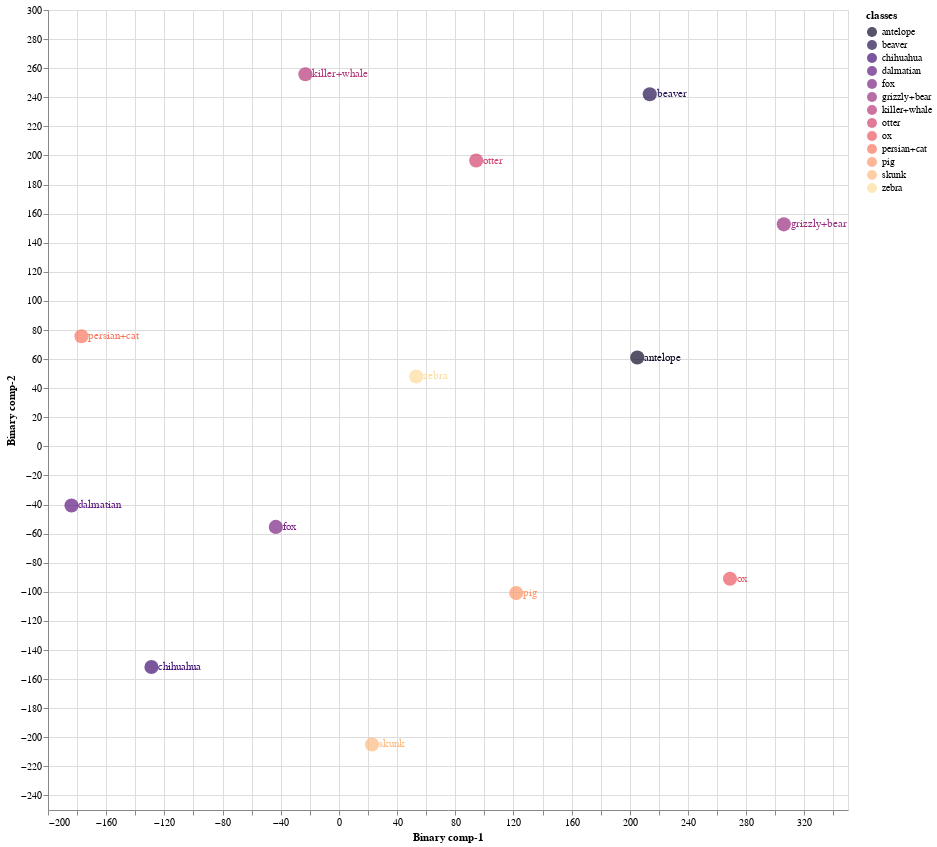
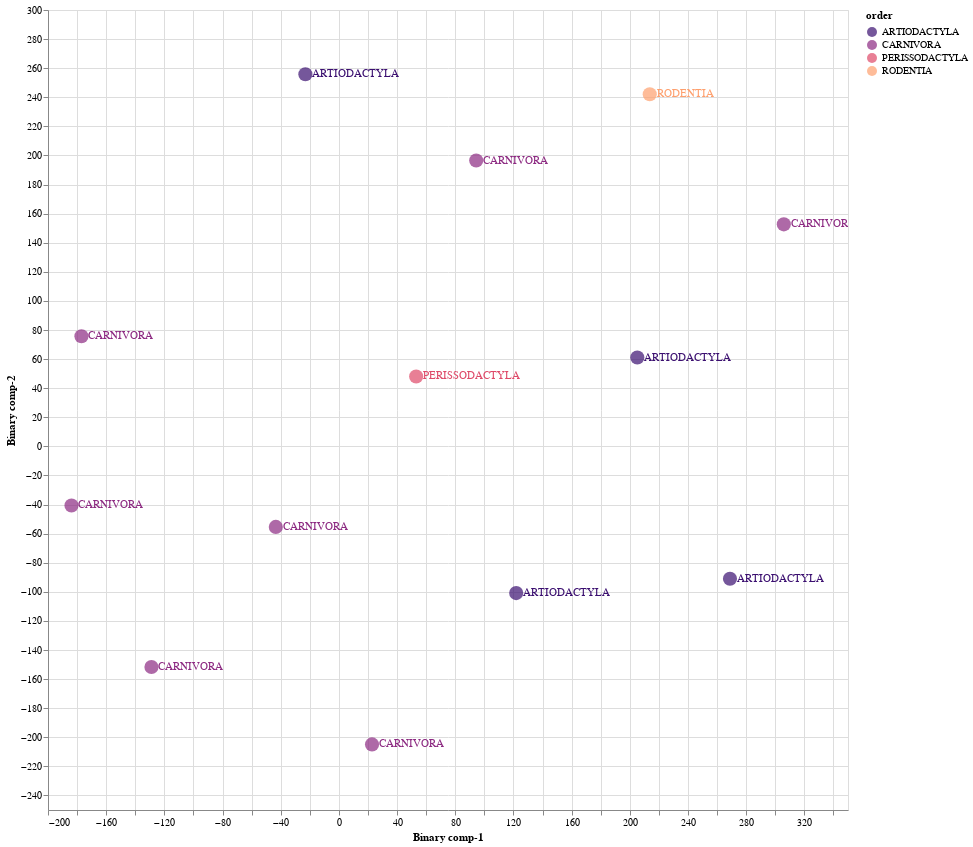

The code cell stored with these charts, in order, in its notebook:
### Markdown cell above
### 8.2 Train Validation Split 02

### Code cell
Train02 = CZSL(mode = "Train", 
               split = 2, 
               DNN = ProjectionNetwork1, 
               epochs = 40, 
               bs = 8, 
               numunits = 1024, 
               lr = 0.1, 
               optimiser = nn.Sigmoid(), 
               dropout = 0.2, 
               mom = 0, 
               wd = 0,  
               device = 'cuda', 
               checkpoint = CP2, 
               pred_type = 'Probabilistic', 
               dist_type = 'cosine')

#mode
#1. "Train" - Use Train Val split
#2. "Test" - For Unseen Test Data

#split
# 1 -Train/Val Split 1
# 2 -Train/Val Split 2
# 3 -Train/Val Split 3

#pred_type
#1. "Probabilistic" - continous real numbers giving probability for prdiction to be 1
#2. "Deterministic" - 1 or 0 prediction values

#dist_type
#1. euclidean
#2. cosine
#3. hamming
#4. jaccard

### Figure 1 — Vega-Lite specification as saved in the notebook (floating-point values rounded to 4 significant figures)
{"config": {"view": {"continuousWidth": 400, "continuousHeight": 300}}, "layer": [{"mark": {"type": "circle", "size": 200}, "encoding": {"color": {"field": "classes", "scale": {"scheme": "Magma"}, "type": "nominal"}, "x": {"field": "Binary comp-1", "type": "quantitative"}, "y": {"field": "Binary comp-2", "type": "quantitative"}}, "height": 800, "selection": {"selector013": {"type": "interval", "bind": "scales", "encodings": ["x", "y"]}}, "width": 800}, {"mark": {"type": "text", "align": "left", "baseline": "middle", "dx": 7}, "encoding": {"color": {"field": "classes", "scale": {"scheme": "Magma"}, "type": "nominal"}, "text": {"field": "classes", "type": "nominal"}, "x": {"field": "Binary comp-1", "type": "quantitative"}, "y": {"field": "Binary comp-2", "type": "quantitative"}}, "height": 800, "width": 800}], "data": {"name": "data-c117572438d9e8477c208168915a2f8a"}, "$schema": "https://vega.github.io/schema/vega-lite/v4.17.0.json", "datasets": {"data-c117572438d9e8477c208168915a2f8a": [{"Binary comp-1": 205.1, "Binary comp-2": 61.07, "classes": "antelope", "sciName": "Antilope_cervicapra", "animal_label": 1, "animal_class": "antelope", "mainCommonName": "Blackbuck", "otherCommonNames": "Indian Antelope", "class": "Mammalia", "infraclass": "Placentalia", "magnorder": "Boreoeutheria", "superorder": "Laurasiatheria", "order": "ARTIODACTYLA", "suborder": "RUMINANTIA", "infraorder": "PECORA", "parvorder": null, "superfamily": null, "family": "BOVIDAE", "subfamily": "ANTILOPINAE", "tribe": "ANTILOPINI", "genus": "Antilope"}, {"Binary comp-1": 305.9, "Binary comp-2": 152.6, "classes": "grizzly+bear", "sciName": "Ursus_arctos", "animal_label": 2, "animal_class": "grizzly+bear", "mainCommonName": "Brown Bear", "otherCommonNames": "Grizzly Bear|Kodiak Bear", "class": "Mammalia", "infraclass": "Placentalia", "magnorder": "Boreoeutheria", "superorder": "Laurasiatheria", "order": "CARNIVORA", "suborder": "CANIFORMIA", "infraorder": "ARCTOIDEA", "parvorder": null, "superfamily": "URSOIDEA", "family": "URSIDAE", "subfamily": "URSINAE", "tribe": null, "genus": "Ursus"}, {"Binary comp-1": -23.04, "Binary comp-2": 255.8, "classes": "killer+whale", "sciName": "Orcinus_orca", "animal_label": 3, "animal_class": "killer+whale", "mainCommonName": "Killer Whale", "otherCommonNames": "Orca", "class": "Mammalia", "infraclass": "Placentalia", "magnorder": "Boreoeutheria", "superorder": "Laurasiatheria", "order": "ARTIODACTYLA", "suborder": "WHIPPOMORPHA", "infraorder": "CETACEA", "parvorder": "ODONTOCETI", "superfamily": "DELPHINOIDEA", "family": "DELPHINIDAE", "subfamily": "INCERTAE SEDIS", "tribe": null, "genus": "Orcinus"}, {"Binary comp-1": 213.7, "Binary comp-2": 242.1, "classes": "beaver", "sciName": "Aplodontia_rufa", "animal_label": 4, "animal_class": "beaver", "mainCommonName": "Mountain Beaver", "otherCommonNames": "Boomer|Sewellel|Point Arena Mountain Beaver|Point Reyes Mountain Beaver", "class": "Mammalia", "infraclass": "Placentalia", "magnorder": "Boreoeutheria", "superorder": "Euarchontoglires", "order": "RODENTIA", "suborder": "SCIUROMORPHA", "infraorder": null, "parvorder": null, "superfamily": null, "family": "APLODONTIIDAE", "subfamily": null, "tribe": null, "genus": "Aplodontia"}, {"Binary comp-1": -183.8, "Binary comp-2": -40.65, "classes": "dalmatian", "sciName": "Canis_familiaris", "animal_label": 5, "animal_class": "dalmatian", "mainCommonName": "Domestic Dog", "otherCommonNames": "Dog|Dingo|Feral Dog|New Guinea Singing Dog|Village Dog", "class": "Mammalia", "infraclass": "Placentalia", "magnorder": "Boreoeutheria", "superorder": "Laurasiatheria", "order": "CARNIVORA", "suborder": "CANIFORMIA", "infraorder": "CANOIDEA", "parvorder": null, "superfamily": null, "family": "CANIDAE", "subfamily": null, "tribe": null, "genus": "Canis"}, {"Binary comp-1": -177.0, "Binary comp-2": 75.7, "classes": "persian+cat", "sciName": "Felis_catus", "animal_label": 6, "animal_class": "persian+cat", "mainCommonName": "Domestic Cat", "otherCommonNames": "Cat", "class": "Mammalia", "infraclass": "Placentalia", "magnorder": "Boreoeutheria", "superorder": "Laurasiatheria", "order": "CARNIVORA", "suborder": "FELIFORMIA", "infraorder": "FELOIDEA", "parvorder": null, "superfamily": null, "family": "FELIDAE", "subfamily": "FELINAE", "tribe": null, "genus": "Felis"}, {"Binary comp-1": 22.76, "Binary comp-2": -204.9, "classes": "skunk", "sciName": "Spilogale_putorius", "animal_label": 11, "animal_class": "skunk", "mainCommonName": "Alleghanian Spotted Skunk", "otherCommonNames": "Eastern Spotted Skunk", "class": "Mammalia", "infraclass": "Placentalia", "magnorder": "Boreoeutheria", "superorder": "Laurasiatheria", "order": "CARNIVORA", "suborder": "CANIFORMIA", "infraorder": "ARCTOIDEA", "parvorder": null, "superfamily": "MUSTELOIDEA", "family": "MEPHITIDAE", "subfamily": "MEPHITINAE", "tribe": null, "genus": "Spilogale"}, {"Binary comp-1": 268.9, "Binary comp-2": -91.02, "classes": "ox", "sciName": "Bos_sauveli", "animal_label": 21, "animal_class": "ox", "mainCommonName": "Kouprey", "otherCommonNames": "Gray Ox|Indochinese Forest Ox", "class": "Mammalia", "infraclass": "Placentalia", "magnorder": "Boreoeutheria", "superorder": "Laurasiatheria", "order": "ARTIODACTYLA", "suborder": "RUMINANTIA", "infraorder": "PECORA", "parvorder": null, "superfamily": null, "family": "BOVIDAE", "subfamily": "BOVINAE", "tribe": "BOVINI", "genus": "Bos"}, {"Binary comp-1": -43.38, "Binary comp-2": -55.39, "classes": "fox", "sciName": "Vulpes_lagopus", "animal_label": 22, "animal_class": "fox", "mainCommonName": "Arctic Fox", "otherCommonNames": "Polar Fox", "class": "Mammalia", "infraclass": "Placentalia", "magnorder": "Boreoeutheria", "superorder": "Laurasiatheria", "order": "CARNIVORA", "suborder": "CANIFORMIA", "infraorder": "CANOIDEA", "parvorder": null, "superfamily": null, "family": "CANIDAE", "subfamily": null, "tribe": null, "genus": "Vulpes"}, {"Binary comp-1": -128.9, "Binary comp-2": -151.7, "classes": "chihuahua", "sciName": "Canis_familiaris", "animal_label": 33, "animal_class": "chihuahua", "mainCommonName": "Domestic Dog", "otherCommonNames": "Dog|Dingo|Feral Dog|New Guinea Singing Dog|Village Dog", "class": "Mammalia", "infraclass": "Placentalia", "magnorder": "Boreoeutheria", "superorder": "Laurasiatheria", "order": "CARNIVORA", "suborder": "CANIFORMIA", "infraorder": "CANOIDEA", "parvorder": null, "superfamily": null, "family": "CANIDAE", "subfamily": null, "tribe": null, "genus": "Canis"}, {"Binary comp-1": 94.39, "Binary comp-2": 196.5, "classes": "otter", "sciName": "Aonyx_capensis", "animal_label": 36, "animal_class": "otter", "mainCommonName": "African Clawless Otter", "otherCommonNames": "Cape Clawless Otter", "class": "Mammalia", "infraclass": "Placentalia", "magnorder": "Boreoeutheria", "superorder": "Laurasiatheria", "order": "CARNIVORA", "suborder": "CANIFORMIA", "infraorder": "ARCTOIDEA", "parvorder": null, "superfamily": "MUSTELOIDEA", "family": "MUSTELIDAE", "subfamily": "LUTRINAE", "tribe": null, "genus": "Aonyx"}, {"Binary comp-1": 53.12, "Binary comp-2": 48.04, "classes": "zebra", "sciName": "Equus_grevyi", "animal_label": 38, "animal_class": "zebra", "mainCommonName": "Grevy's Zebra", "otherCommonNames": "Imperial Zebra", "class": "Mammalia", "infraclass": "Placentalia", "magnorder": "Boreoeutheria", "superorder": "Laurasiatheria", "order": "PERISSODACTYLA", "suborder": "HIPOMORPHA", "infraorder": null, "parvorder": null, "superfamily": null, "family": "EQUIDAE", "subfamily": null, "tribe": null, "genus": "Equus"}, {"Binary comp-1": 121.9, "Binary comp-2": -100.9, "classes": "pig", "sciName": "Sus_domesticus", "animal_label": 42, "animal_class": "pig", "mainCommonName": "Domestic Pig", "otherCommonNames": "Hog|Pig|Swine", "class": "Mammalia", "infraclass": "Placentalia", "magnorder": "Boreoeutheria", "superorder": "Laurasiatheria", "order": "ARTIODACTYLA", "suborder": "SUINA", "infraorder": null, "parvorder": null, "superfamily": null, "family": "SUIDAE", "subfamily": null, "tribe": null, "genus": "Sus"}]}}

### Figure 2 — Vega-Lite specification as saved in the notebook (floating-point values rounded to 4 significant figures)
{"config": {"view": {"continuousWidth": 400, "continuousHeight": 300}}, "layer": [{"mark": {"type": "circle", "size": 200}, "encoding": {"color": {"field": "order", "scale": {"scheme": "Magma"}, "type": "nominal"}, "x": {"field": "Binary comp-1", "type": "quantitative"}, "y": {"field": "Binary comp-2", "type": "quantitative"}}, "height": 800, "selection": {"selector014": {"type": "interval", "bind": "scales", "encodings": ["x", "y"]}}, "width": 800}, {"mark": {"type": "text", "align": "left", "baseline": "middle", "dx": 7}, "encoding": {"color": {"field": "order", "scale": {"scheme": "Magma"}, "type": "nominal"}, "text": {"field": "order", "type": "nominal"}, "x": {"field": "Binary comp-1", "type": "quantitative"}, "y": {"field": "Binary comp-2", "type": "quantitative"}}, "height": 800, "width": 800}], "data": {"name": "data-c117572438d9e8477c208168915a2f8a"}, "$schema": "https://vega.github.io/schema/vega-lite/v4.17.0.json", "datasets": {"data-c117572438d9e8477c208168915a2f8a": [{"Binary comp-1": 205.1, "Binary comp-2": 61.07, "classes": "antelope", "sciName": "Antilope_cervicapra", "animal_label": 1, "animal_class": "antelope", "mainCommonName": "Blackbuck", "otherCommonNames": "Indian Antelope", "class": "Mammalia", "infraclass": "Placentalia", "magnorder": "Boreoeutheria", "superorder": "Laurasiatheria", "order": "ARTIODACTYLA", "suborder": "RUMINANTIA", "infraorder": "PECORA", "parvorder": null, "superfamily": null, "family": "BOVIDAE", "subfamily": "ANTILOPINAE", "tribe": "ANTILOPINI", "genus": "Antilope"}, {"Binary comp-1": 305.9, "Binary comp-2": 152.6, "classes": "grizzly+bear", "sciName": "Ursus_arctos", "animal_label": 2, "animal_class": "grizzly+bear", "mainCommonName": "Brown Bear", "otherCommonNames": "Grizzly Bear|Kodiak Bear", "class": "Mammalia", "infraclass": "Placentalia", "magnorder": "Boreoeutheria", "superorder": "Laurasiatheria", "order": "CARNIVORA", "suborder": "CANIFORMIA", "infraorder": "ARCTOIDEA", "parvorder": null, "superfamily": "URSOIDEA", "family": "URSIDAE", "subfamily": "URSINAE", "tribe": null, "genus": "Ursus"}, {"Binary comp-1": -23.04, "Binary comp-2": 255.8, "classes": "killer+whale", "sciName": "Orcinus_orca", "animal_label": 3, "animal_class": "killer+whale", "mainCommonName": "Killer Whale", "otherCommonNames": "Orca", "class": "Mammalia", "infraclass": "Placentalia", "magnorder": "Boreoeutheria", "superorder": "Laurasiatheria", "order": "ARTIODACTYLA", "suborder": "WHIPPOMORPHA", "infraorder": "CETACEA", "parvorder": "ODONTOCETI", "superfamily": "DELPHINOIDEA", "family": "DELPHINIDAE", "subfamily": "INCERTAE SEDIS", "tribe": null, "genus": "Orcinus"}, {"Binary comp-1": 213.7, "Binary comp-2": 242.1, "classes": "beaver", "sciName": "Aplodontia_rufa", "animal_label": 4, "animal_class": "beaver", "mainCommonName": "Mountain Beaver", "otherCommonNames": "Boomer|Sewellel|Point Arena Mountain Beaver|Point Reyes Mountain Beaver", "class": "Mammalia", "infraclass": "Placentalia", "magnorder": "Boreoeutheria", "superorder": "Euarchontoglires", "order": "RODENTIA", "suborder": "SCIUROMORPHA", "infraorder": null, "parvorder": null, "superfamily": null, "family": "APLODONTIIDAE", "subfamily": null, "tribe": null, "genus": "Aplodontia"}, {"Binary comp-1": -183.8, "Binary comp-2": -40.65, "classes": "dalmatian", "sciName": "Canis_familiaris", "animal_label": 5, "animal_class": "dalmatian", "mainCommonName": "Domestic Dog", "otherCommonNames": "Dog|Dingo|Feral Dog|New Guinea Singing Dog|Village Dog", "class": "Mammalia", "infraclass": "Placentalia", "magnorder": "Boreoeutheria", "superorder": "Laurasiatheria", "order": "CARNIVORA", "suborder": "CANIFORMIA", "infraorder": "CANOIDEA", "parvorder": null, "superfamily": null, "family": "CANIDAE", "subfamily": null, "tribe": null, "genus": "Canis"}, {"Binary comp-1": -177.0, "Binary comp-2": 75.7, "classes": "persian+cat", "sciName": "Felis_catus", "animal_label": 6, "animal_class": "persian+cat", "mainCommonName": "Domestic Cat", "otherCommonNames": "Cat", "class": "Mammalia", "infraclass": "Placentalia", "magnorder": "Boreoeutheria", "superorder": "Laurasiatheria", "order": "CARNIVORA", "suborder": "FELIFORMIA", "infraorder": "FELOIDEA", "parvorder": null, "superfamily": null, "family": "FELIDAE", "subfamily": "FELINAE", "tribe": null, "genus": "Felis"}, {"Binary comp-1": 22.76, "Binary comp-2": -204.9, "classes": "skunk", "sciName": "Spilogale_putorius", "animal_label": 11, "animal_class": "skunk", "mainCommonName": "Alleghanian Spotted Skunk", "otherCommonNames": "Eastern Spotted Skunk", "class": "Mammalia", "infraclass": "Placentalia", "magnorder": "Boreoeutheria", "superorder": "Laurasiatheria", "order": "CARNIVORA", "suborder": "CANIFORMIA", "infraorder": "ARCTOIDEA", "parvorder": null, "superfamily": "MUSTELOIDEA", "family": "MEPHITIDAE", "subfamily": "MEPHITINAE", "tribe": null, "genus": "Spilogale"}, {"Binary comp-1": 268.9, "Binary comp-2": -91.02, "classes": "ox", "sciName": "Bos_sauveli", "animal_label": 21, "animal_class": "ox", "mainCommonName": "Kouprey", "otherCommonNames": "Gray Ox|Indochinese Forest Ox", "class": "Mammalia", "infraclass": "Placentalia", "magnorder": "Boreoeutheria", "superorder": "Laurasiatheria", "order": "ARTIODACTYLA", "suborder": "RUMINANTIA", "infraorder": "PECORA", "parvorder": null, "superfamily": null, "family": "BOVIDAE", "subfamily": "BOVINAE", "tribe": "BOVINI", "genus": "Bos"}, {"Binary comp-1": -43.38, "Binary comp-2": -55.39, "classes": "fox", "sciName": "Vulpes_lagopus", "animal_label": 22, "animal_class": "fox", "mainCommonName": "Arctic Fox", "otherCommonNames": "Polar Fox", "class": "Mammalia", "infraclass": "Placentalia", "magnorder": "Boreoeutheria", "superorder": "Laurasiatheria", "order": "CARNIVORA", "suborder": "CANIFORMIA", "infraorder": "CANOIDEA", "parvorder": null, "superfamily": null, "family": "CANIDAE", "subfamily": null, "tribe": null, "genus": "Vulpes"}, {"Binary comp-1": -128.9, "Binary comp-2": -151.7, "classes": "chihuahua", "sciName": "Canis_familiaris", "animal_label": 33, "animal_class": "chihuahua", "mainCommonName": "Domestic Dog", "otherCommonNames": "Dog|Dingo|Feral Dog|New Guinea Singing Dog|Village Dog", "class": "Mammalia", "infraclass": "Placentalia", "magnorder": "Boreoeutheria", "superorder": "Laurasiatheria", "order": "CARNIVORA", "suborder": "CANIFORMIA", "infraorder": "CANOIDEA", "parvorder": null, "superfamily": null, "family": "CANIDAE", "subfamily": null, "tribe": null, "genus": "Canis"}, {"Binary comp-1": 94.39, "Binary comp-2": 196.5, "classes": "otter", "sciName": "Aonyx_capensis", "animal_label": 36, "animal_class": "otter", "mainCommonName": "African Clawless Otter", "otherCommonNames": "Cape Clawless Otter", "class": "Mammalia", "infraclass": "Placentalia", "magnorder": "Boreoeutheria", "superorder": "Laurasiatheria", "order": "CARNIVORA", "suborder": "CANIFORMIA", "infraorder": "ARCTOIDEA", "parvorder": null, "superfamily": "MUSTELOIDEA", "family": "MUSTELIDAE", "subfamily": "LUTRINAE", "tribe": null, "genus": "Aonyx"}, {"Binary comp-1": 53.12, "Binary comp-2": 48.04, "classes": "zebra", "sciName": "Equus_grevyi", "animal_label": 38, "animal_class": "zebra", "mainCommonName": "Grevy's Zebra", "otherCommonNames": "Imperial Zebra", "class": "Mammalia", "infraclass": "Placentalia", "magnorder": "Boreoeutheria", "superorder": "Laurasiatheria", "order": "PERISSODACTYLA", "suborder": "HIPOMORPHA", "infraorder": null, "parvorder": null, "superfamily": null, "family": "EQUIDAE", "subfamily": null, "tribe": null, "genus": "Equus"}, {"Binary comp-1": 121.9, "Binary comp-2": -100.9, "classes": "pig", "sciName": "Sus_domesticus", "animal_label": 42, "animal_class": "pig", "mainCommonName": "Domestic Pig", "otherCommonNames": "Hog|Pig|Swine", "class": "Mammalia", "infraclass": "Placentalia", "magnorder": "Boreoeutheria", "superorder": "Laurasiatheria", "order": "ARTIODACTYLA", "suborder": "SUINA", "infraorder": null, "parvorder": null, "superfamily": null, "family": "SUIDAE", "subfamily": null, "tribe": null, "genus": "Sus"}]}}
